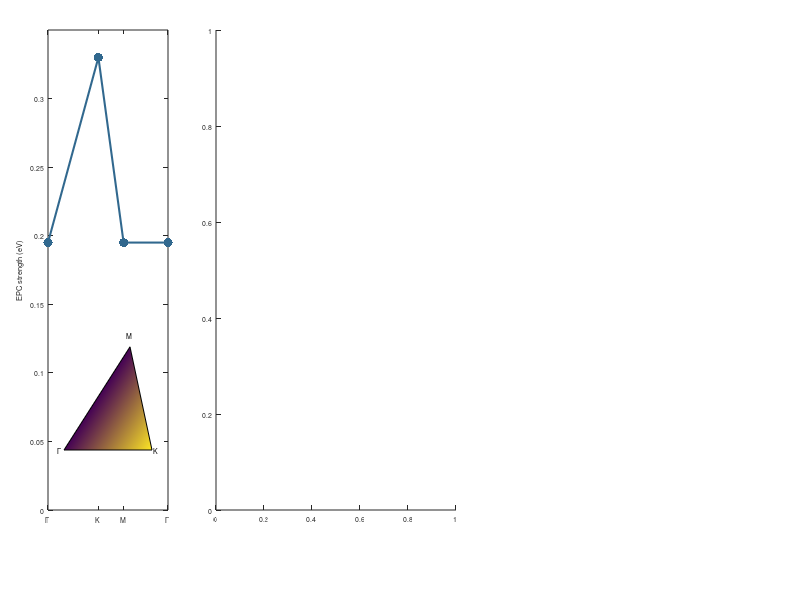

Reproduce this figure in MATLAB. (Note: this script raises an error after producing the figure.)
set(0, 'defaultaxesfontsize', 5, 'defaulttextfontsize', 5)
figure(4, 'position', [0 0 1000 400])
colours_sig = viridis(7);

% Plot EPC dispersion

subplot('Position', [0.06 0.15 0.15 0.8])
hold on
plot([0 0.42 0.63 1], [0.195 0.33 0.195 0.195], '.-', 'Color', colours_sig(3, :), 'Linewidth', 1.5, 'MarkerSize', 20)
hold off
ylim([0 0.35])
ylabel('EPC strength (eV)')
xticks([0 0.42 0.63 1])
xticklabels({'\Gamma' 'K' 'M' '\Gamma'})
box on

axes('Position', [0.08 0.25 0.11 0.2])
hold on
patch([0; 1; 0.75], [0; 0; 0.43], [0.195; 0.33; 0.195])
text(-0.05, 0, 0, '\Gamma', "horizontalalignment", "center")
text(1.05, 0, 0, 'K', "horizontalalignment", "center")
text(0.75, 0.48, 0, 'M', "horizontalalignment", "center")
hold off
axis off

% Plot resonance fit

subplot('Position', [0.27 0.15 0.3 0.8])
hold on
data_tmp = importdata('sigma*/291.8eV.txt', ' ');
errorbar(data_tmp(:, 1), data_tmp(:, 2) / max(data_tmp(:, 2)), data_tmp(:, 3) / max(data_tmp(:, 2)), 'k.')
data_tmp = importdata('sigma*/291.8eV_calc.txt', ' ');
plot(data_tmp(:, 1), data_tmp(:, 2) / max(data_tmp(:, 2)), '-', 'Color', colours_sig(3, :), 'LineWidth', 2)
plot([0.12 0.12 0.19 0.19 0.19 0.26 0.26], [1 1.05 1.05 1.1 1.05 1.05 1], 'k-')
text(0.19, 1.14, '1-phonon', "horizontalalignment", "center")
plot([0.26 0.26 0.35 0.35 0.35 0.44 0.44], [0.8 0.85 0.85 0.9 0.85 0.85 0.8], 'k-')
text(0.35, 0.94, '2-phonon', "horizontalalignment", "center")
plot([0.44 0.44 0.52 0.52 0.52 0.6 0.6], [0.6 0.65 0.65 0.7 0.65 0.65 0.6], 'k-')
text(0.52, 0.74, '3-phonon', "horizontalalignment", "center")
plot([0.6 0.6 0.69 0.69 0.69 0.78 0.78], [0.4 0.45 0.45 0.5 0.45 0.45 0.4], 'k-')
text(0.69, 0.54, '4-phonon', "horizontalalignment", "center")
plot([0.78 0.78 0.86 0.86 0.86 0.94 0.94], [0.2 0.25 0.25 0.3 0.25 0.25 0.2], 'k-')
text(0.86, 0.34, '5-phonon', "horizontalalignment", "center")
text(0.82, 1.1, '291.8 eV', "horizontalalignment", "center")
hold off
xlim([0.08 0.96])
ylim([0 1.2])
xticks(0:0.1:0.9)
xlabel('Energy loss (eV)')
ylabel('Normalized intensity')
box on

% Plot energy dependence

subplot('Position', [0.65 0.15 0.05 0.8])
hold on
data_tmp = importdata('sigma*/XAS.txt', ' ');
plot(data_tmp(:, 2), data_tmp(:, 1), 'k-', 'LineWidth', 1)
annotation('arrow', [0.7 0.683], [0.15 0.15], 'Color', colours_sig(1, :), 'LineWidth', 2)
annotation('arrow', [0.7 0.678], [0.31 0.31], 'Color', colours_sig(2, :), 'LineWidth', 2)
annotation('arrow', [0.7 0.665], [0.47 0.47], 'Color', colours_sig(3, :), 'LineWidth', 2)
annotation('arrow', [0.7 0.653], [0.63 0.63], 'Color', colours_sig(4, :), 'LineWidth', 2)
annotation('arrow', [0.7 0.658], [0.79 0.79], 'Color', colours_sig(5, :), 'LineWidth', 2)
hold off
xlim([-0.1 0.33])
ylim([291.2 292.2])
xlabel('XAS')
ylabel('Incident energy (eV)')
xticks([])
box on
set(gca, 'XDir', 'reverse')

subplot('Position', [0.701 0.15 0.25 0.8])
hold on
for i = 1:5
    data_tmp = importdata(['sigma*/' num2str(291 + 0.2 * i, '%.1f') 'eV.txt'], ' ');
    errorbar(data_tmp(:, 1), data_tmp(:, 2) / max(data_tmp(:, 2)) + i, data_tmp(:, 3) / max(data_tmp(:, 2)), 'k.')
    data_tmp = importdata(['sigma*/' num2str(291 + 0.2 * i, '%.1f') 'eV_calc.txt'], ' ');
    plot(data_tmp(:, 1), data_tmp(:, 2) / max(data_tmp(:, 2)) + i, '-', 'Color', colours_sig(i, :), 'Linewidth', 2)
end
hold off
xlim([0.08 0.96])
ylim([1 6])
xlabel('Energy loss (eV)')
ylabel('Normalized intensity', 'Position', [1 3.3], 'Rotation', 270)
yticks([])
box on

print('Fig4.pdf', '-dpdf', '-S1000,400')
